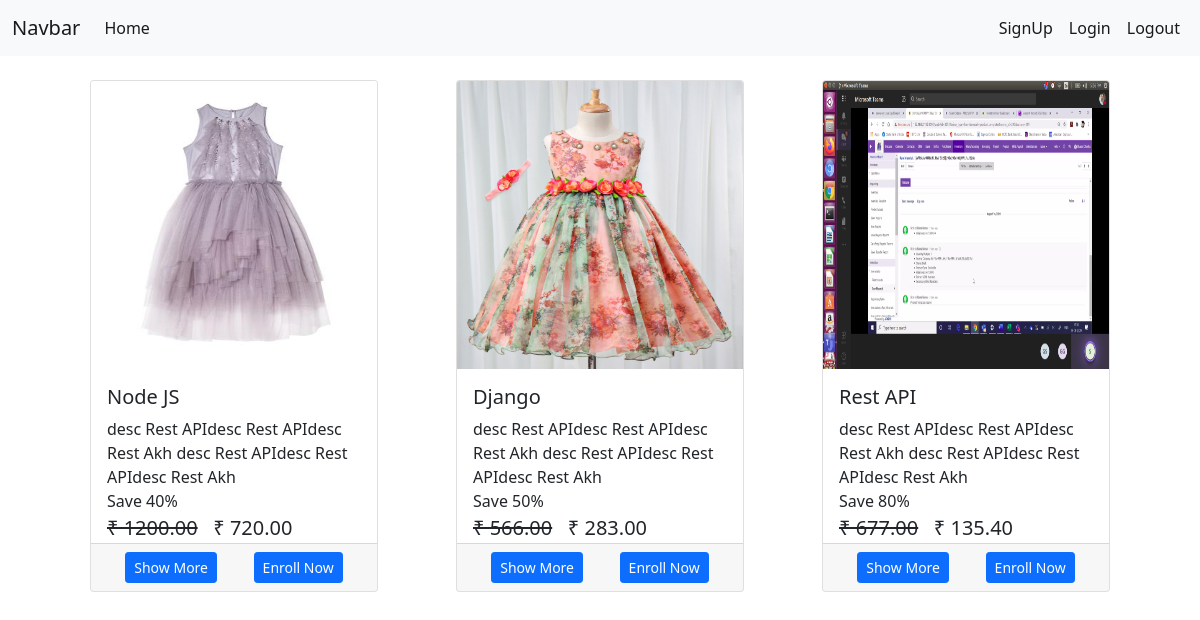
Before: / with the older database file.
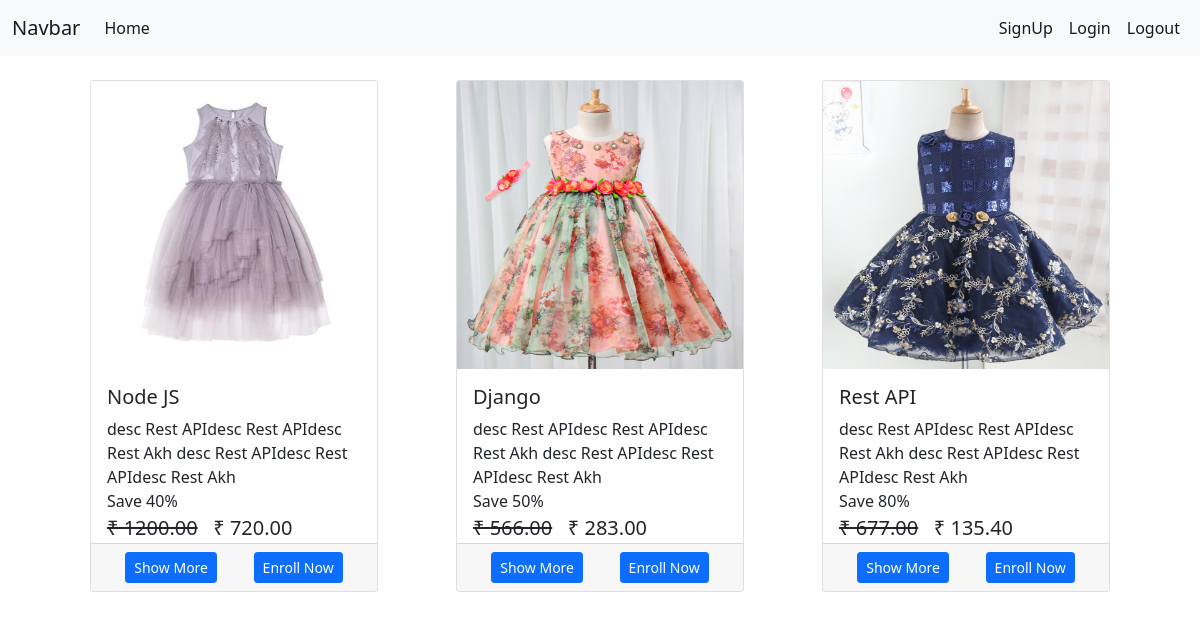
After: the same page with the newer database file.
### courses/models/course_model.py (models this page shows, shortened)
class Course(models.Model):
    name = models.CharField(max_length=256, null=False)
    slug = models.CharField(max_length=256, null=False, unique=True)
    description = models.CharField(max_length=256, null=False)
    price = models.IntegerField(null=False)
    discount = models.IntegerField(null=False, default=0)
    active = models.BooleanField(default=False)
    date = models.DateTimeField(auto_now_add=True)
    thumbnail = models.ImageField(upload_to="files/thumbnails")
    resource = models.FileField(upload_to="files/resources")
    length = models.IntegerField(null=False)

### courses/models/currency_model.py (models this page shows, shortened)
class CurrencyValue(models.Model):
    name = models.CharField(max_length=255, null=False, unique=True)
    symbole = models.CharField(max_length=255, null=False, unique=True)
    value = models.FloatField()
    status = models.BooleanField(default=False)

### courses/views/index.py (the view)
# urls.py: path('', home_view, name="home"),
def home_view(request):
    course_obj = Course.objects.all()
    context = {
        'courses': course_obj,
    }
    return render(request, "courses/index.html", context=context)

### courses/templatetags/custom_templatetags.py (called while the page is built)
@register.simple_tag
def calculate_discount(price, discount):
    if discount is None or discount is 0:
        return format(round(price, 2), '.2f')
    else:
        return format(round(price - (price * discount * .01), 2), '.2f')

@register.simple_tag
def get_decimal(price):
    return format(round(price, 2), '.2f')

@register.filter
def currency_value(price):
    active_currency = CurrencyValue.objects.filter(status=True).first()
    if active_currency:
        value = int(active_currency.value) * price
        return f'{active_currency.symbole} {value}'
    else:
        return f'{active_currency.symbole} {price}'

### courses/templates/courses/index.html (shortened to what this page needs)
{% extends "courses/base.html" %}
{% load custom_templatetags %}
{% block content %}
    <div class="container-fluid">
        <div class="row d-flex justify-content-evenly mx-auto mt-4 mb-4">
            {% for course in courses %}
            <div class="card p-0" style="width: 18rem;">
                <img style="height: 18rem; width: 100%" src="{{course.thumbnail.url }}" class="p-0 m-0 card-img-top" alt="image">
                <div class="card-body" style="padding-bottom: 0;  padding-top: 1rem; padding-left: 1rem; padding-right: 1rem;">
                    <h5 class="card-title">{{ course.name }}</h5>
                    <p class="card-text">{{ course.description }}<br>
                        Save {{ course.discount }}%<br>
                        <span class="price" >
                            <del>{% get_decimal course.price as currency %}{{ currency|currency_value }}</del>
                            {% calculate_discount course.price course.discount as calculated_currency %}
                            {{ calculated_currency|currency_value }}
                        </span>
                    </p>
                </div>
                <div class="card-footer text-center d-flex justify-content-around" style="width: 100%;">
                    <a href="{% url 'course' course.slug %}" class="btn btn-primary btn-sm float-left">
                        Show More
                    </a>
                    <button class="btn btn-primary btn-sm float-right">
                        Enroll Now
                    </button>
                </div>
            </div>
            {% endfor %}
        </div>
    </div>
{% endblock content %}

### courses/templates/courses/base.html (shortened to what this page needs)
<!doctype html>
<html lang="en">
  <head>
    <link href="https://cdn.jsdelivr.net/npm/bootstrap@5.0.0-beta1/dist/css/bootstrap.min.css" rel="stylesheet">
  </head>
  <body>
        <div>
            <nav class="navbar navbar-expand-lg navbar-light bg-light">
                <div class="container-fluid">
                  <a class="navbar-brand" href="#">Navbar</a>
                  <div class="collapse navbar-collapse" id="navbarSupportedContent">
                    <ul class="navbar-nav me-auto mb-2 mb-lg-0">
                      <li class="nav-item">
                        <a class="nav-link active" aria-current="page" href="{% url 'home'%}">Home</a>
                      </li>
                    </ul>
                    <ul class="navbar-nav">
                        <li class="nav-item">
                          <a class="nav-link active" aria-current="page" href="#">SignUp</a>
                        </li>
                        <li class="nav-item">
                            <a class="nav-link active" aria-current="page" href="#">Login</a>
                        </li>
                        <li class="nav-item">
                            <a class="nav-link active" aria-current="page" href="#">Logout</a>
                        </li>
                      </ul>
                  </div>
                </div>
              </nav>
        </div>
            {% block content %}
            {% endblock content %}
  </body>
</html>

### courses/templates/courses/index.html (style rules this page uses)
.price { font-size: 20px; font-weight: 500; }

Changed rows visible on the page:
changed Course "Rest API": thumbnail: a different picture
